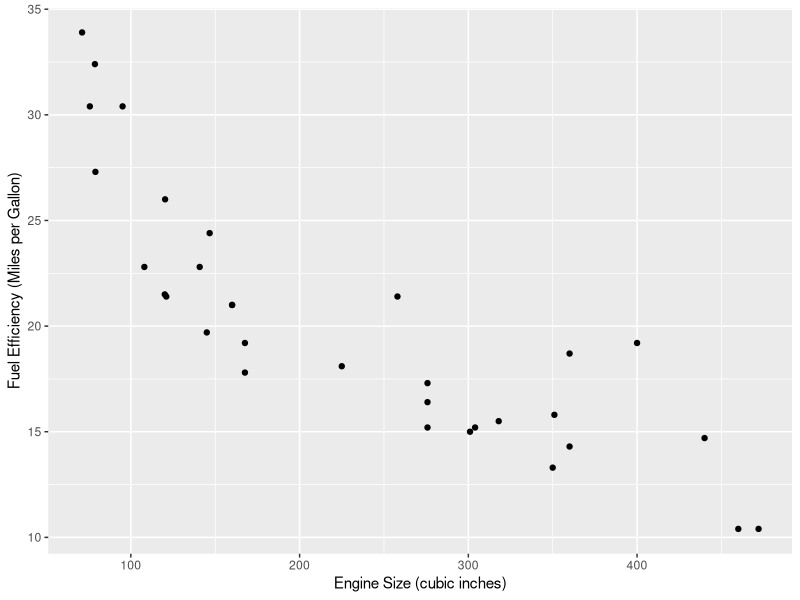
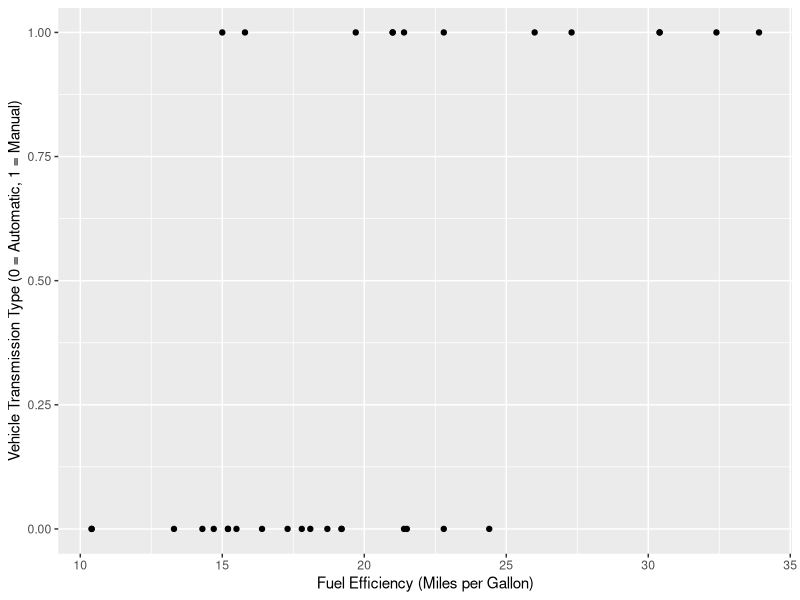
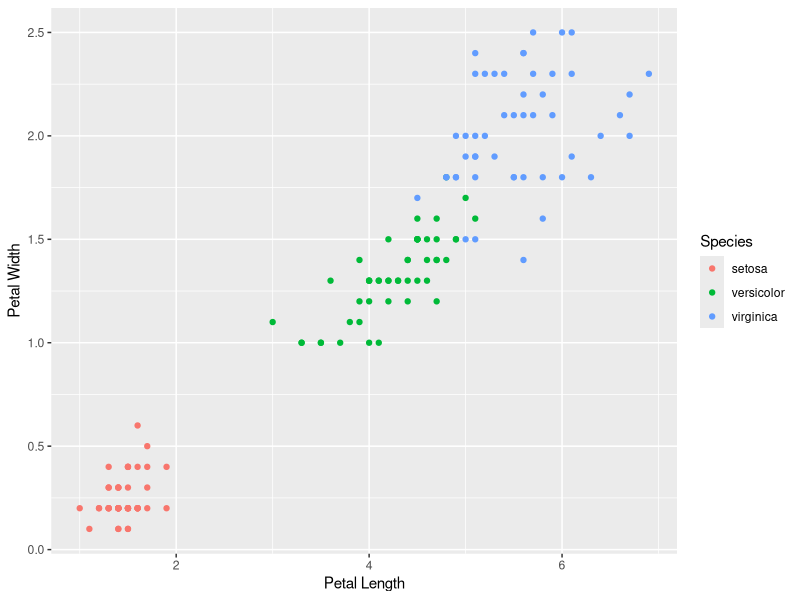
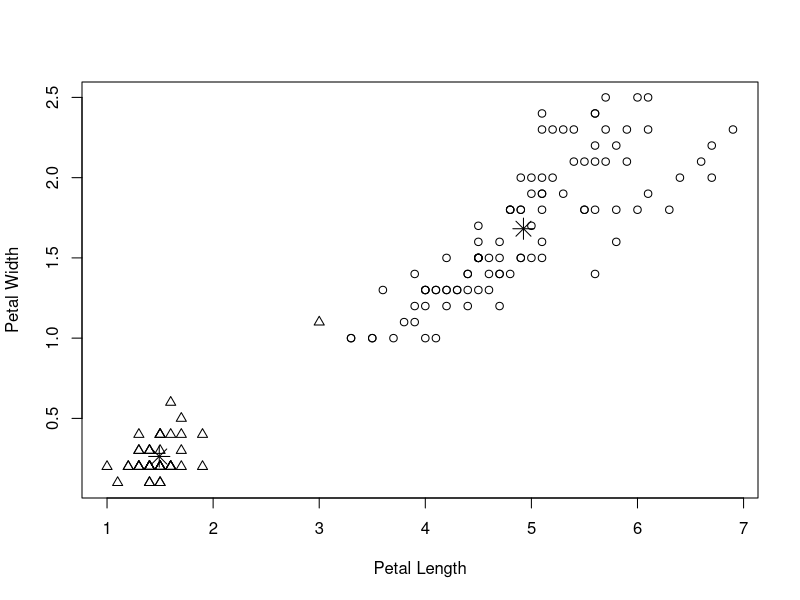
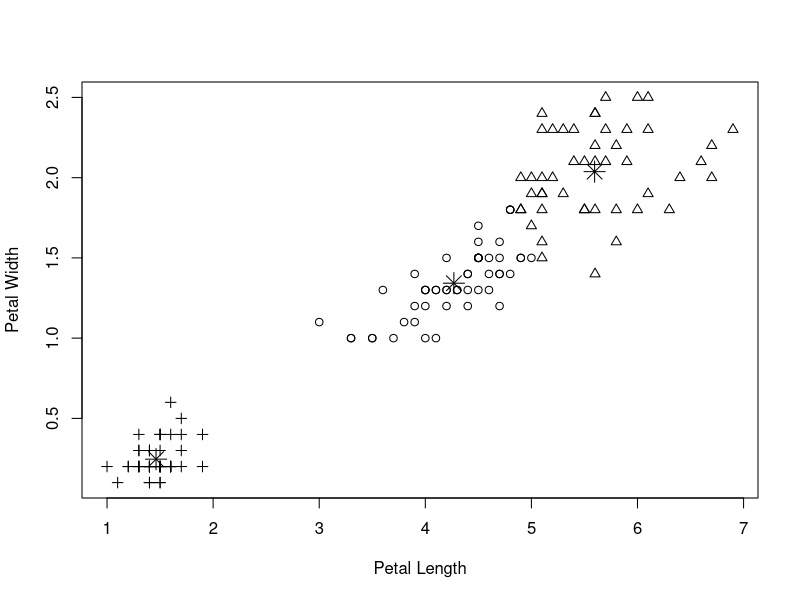
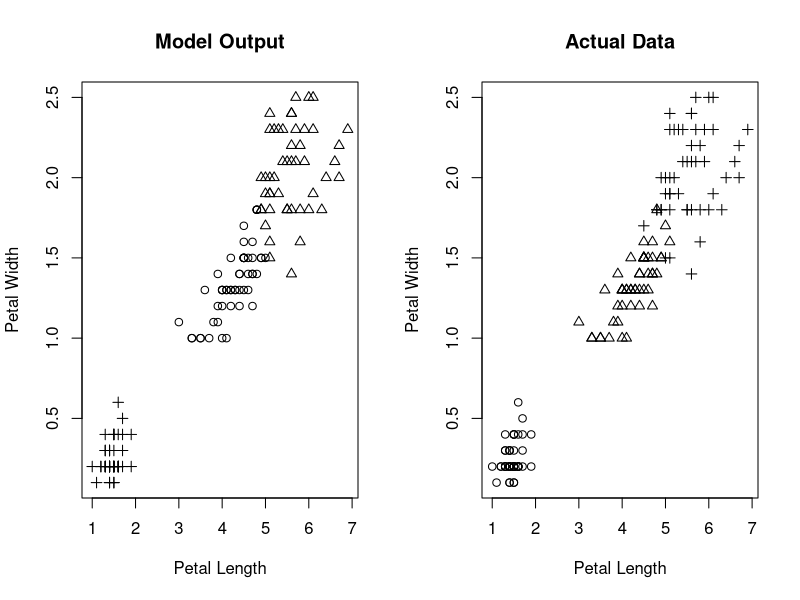
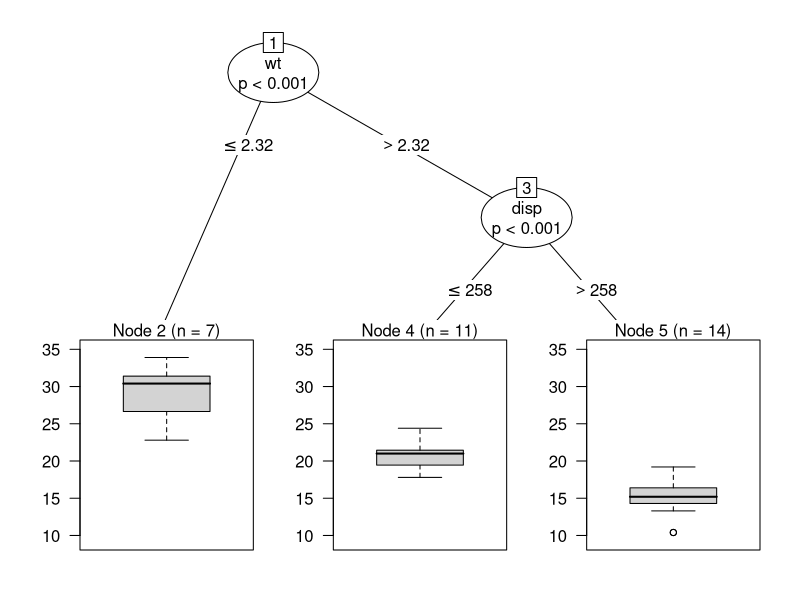
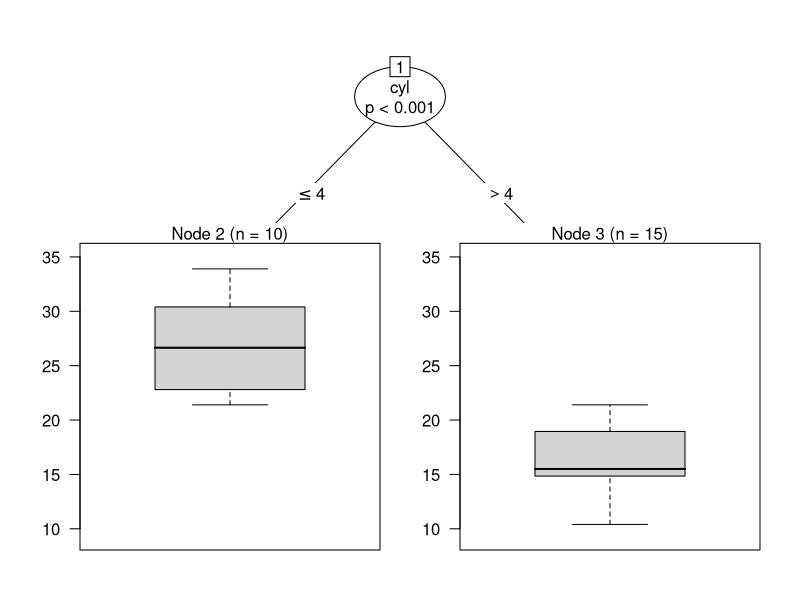

These figures' R source, in order:
## SUPERVISED AND UNSUPERVISED MACHINE LEARNING

## SUPERVISED

# REGRESSION

head(mtcars)
library(ggplot2)
ggplot(mtcars, aes(x = disp, mpg)) + 
  geom_point() +
  labs(x = "Engine Size (cubic inches)", y = "Fuel Efficiency (Miles per Gallon)")
mod1 <- lm(mpg ~ disp, data = mtcars)
mon <- coef(mod1)
mon[2]*200 + mon[1]

# TRAINING AND TESTING MODELS

summary(mod1)
split_size <- 0.8
sample_size <- floor(split_size*nrow(mtcars))
set.seed(123)
train_indices <- sample(seq_len(nrow(mtcars)), size = sample_size)
train <- mtcars[train_indices,]
test <- mtcars[-train_indices,]

mod2 <- lm(mpg~disp, data = train)
new.data <- data.frame(disp = test$disp)
test$output <- predict(mod2, new.data)
sqrt(sum(test$mpg - test$output)^2/nrow(test))

# CLASSIFICATION

# LOGISTIC REGRESSION
ggplot(mtcars, aes(x = mpg, y = am)) +
  geom_point() +
  labs(x = "Fuel Efficiency (Miles per Gallon)", y = "Vehicle Transmission Type (0 = Automatic, 1 = Manual)")

#install.packages("caTools")
library(caTools)
Label.train = train[,9]
Data.train = train[,-9]
model = LogitBoost(Data.train, Label.train)
Data.test = test
Lab = predict(model, Data.test, type = "raw")
data.frame(row.names(test), test$mpg, test$am, Lab)

# SUPERVISED CLUSTERING METHODS
ggplot(iris, aes(x = Petal.Length, y = Petal.Width, color = Species)) +
  geom_point() +
  labs(x = "Petal Length", y = "Petal Width")
data <- data.frame(iris$Petal.Length, iris$Petal.Width)

iris.kmeans <- kmeans(data, 2)
plot(x = iris$Petal.Length, y = iris$Petal.Width, pch = iris.kmeans$cluster,    xlab = "Petal Length", ylab = "Petal Width") 
points(iris.kmeans$centers, pch = 8, cex = 2)

iris.kmeans3 <- kmeans(data, 3)
plot(x = iris$Petal.Length, y = iris$Petal.Width, pch = iris.kmeans3$cluster,    xlab = "Petal Length", ylab = "Petal Width")
points(iris.kmeans3$centers, pch = 8, cex = 2)

par(mfrow = c(1, 2))
plot(x = iris$Petal.Length, y = iris$Petal.Width, pch = iris.kmeans3$cluster, xlab = "Petal Length", ylab = "Petal Width", main = "Model Output")
plot(x = iris$Petal.Length, y = iris$Petal.Width, pch = as.integer(iris$Species), xlab = "Petal Length", ylab = "Petal Width", main = "Actual Data")
par(mfrow = c(1, 1))
table(iris.kmeans3$cluster, iris$Species)

# MIXED METHODS

# TREE BASED MODELS
#3install.packages('party')
library(party)
tree <- ctree(mpg ~., data = mtcars)
plot(tree)

tree.train <- ctree(mpg ~., data = train)
plot(tree.train)

test$mpg.tree <- predict(tree.train,test)
test$class <- predict(tree.train, test, type = "node")
data.frame(row.names(test), test$mpg, test$mpg.tree, test$class)

# RANDOM FORESTS
#install.packages("randomForest")
library(randomForest)

mtcars.rf <- randomForest(mpg ~.,data = mtcars, ntree = 1000, keep.forest = FALSE, importance = FALSE)
plot(mtcars.rf, log = "y", title = "")

# NEUTRAL NETWORKS
set.seed(123)
#install.packages('nnet')
library(nnet)
iris.nn <-nnet(Species ~., data = iris, size = 2)
table(iris$Species, predict(iris.nn, iris, type = "class"))

# SUPPORT VECTOR MACHINES
install.packages('e1071')
library(e1071)
iris.svm <- svm(Species~., data = iris)
table(iris$Species, predict(iris.svm, iris, type = "class"))

## UNSUPERVISED LEARNING
x <- rbind(matrix(rnorm(100, sd = 0.3), ncol = 2), matrix(rnorm(100, mean = 1, sd = 0.3), ncol = 2))
colnames(x) <- c("x", "y")
plot(x)

cl <- kmeans(x, 2)
plot(x, pch = cl$cluster)
cl[2]
